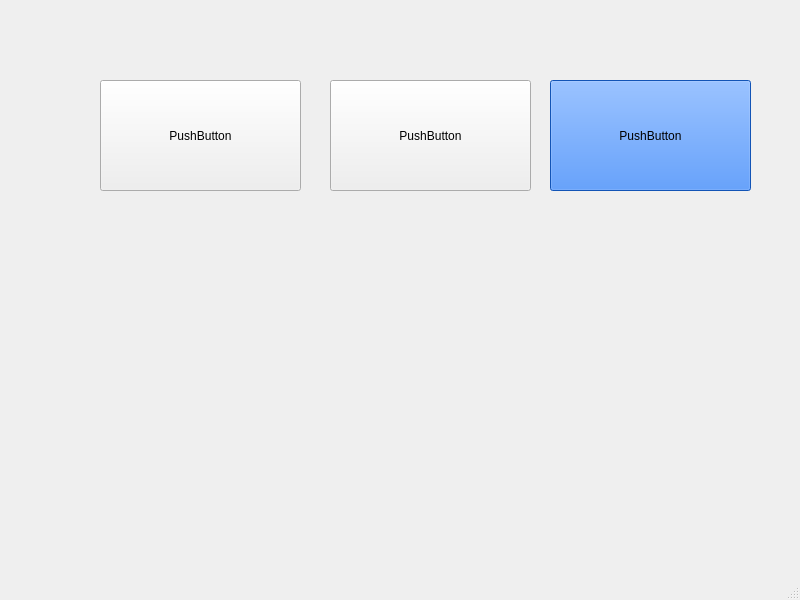
<?xml version="1.0" encoding="UTF-8"?>
<ui version="4.0">
 <class>MainWindow</class>
 <widget class="QMainWindow" name="MainWindow">
  <property name="geometry">
   <rect>
    <x>0</x>
    <y>0</y>
    <width>800</width>
    <height>600</height>
   </rect>
  </property>
  <property name="windowTitle">
   <string>MainWindow</string>
  </property>
  <widget class="QWidget" name="centralwidget">
   <widget class="QPushButton" name="pushButton">
    <property name="geometry">
     <rect>
      <x>100</x>
      <y>80</y>
      <width>201</width>
      <height>111</height>
     </rect>
    </property>
    <property name="text">
     <string>PushButton</string>
    </property>
   </widget>
   <widget class="QPushButton" name="pushButton_2">
    <property name="geometry">
     <rect>
      <x>330</x>
      <y>80</y>
      <width>201</width>
      <height>111</height>
     </rect>
    </property>
    <property name="text">
     <string>PushButton</string>
    </property>
   </widget>
   <widget class="QPushButton" name="pushButton_3">
    <property name="geometry">
     <rect>
      <x>550</x>
      <y>80</y>
      <width>201</width>
      <height>111</height>
     </rect>
    </property>
    <property name="styleSheet">
     <string notr="true">QPushButton {
	background-color:rgb(25, 117, 255);
}</string>
    </property>
    <property name="text">
     <string>PushButton</string>
    </property>
   </widget>
  </widget>
  <widget class="QMenuBar" name="menubar">
   <property name="geometry">
    <rect>
     <x>0</x>
     <y>0</y>
     <width>800</width>
     <height>21</height>
    </rect>
   </property>
  </widget>
  <widget class="QStatusBar" name="statusbar"/>
 </widget>
 <resources/>
 <connections/>
</ui>
